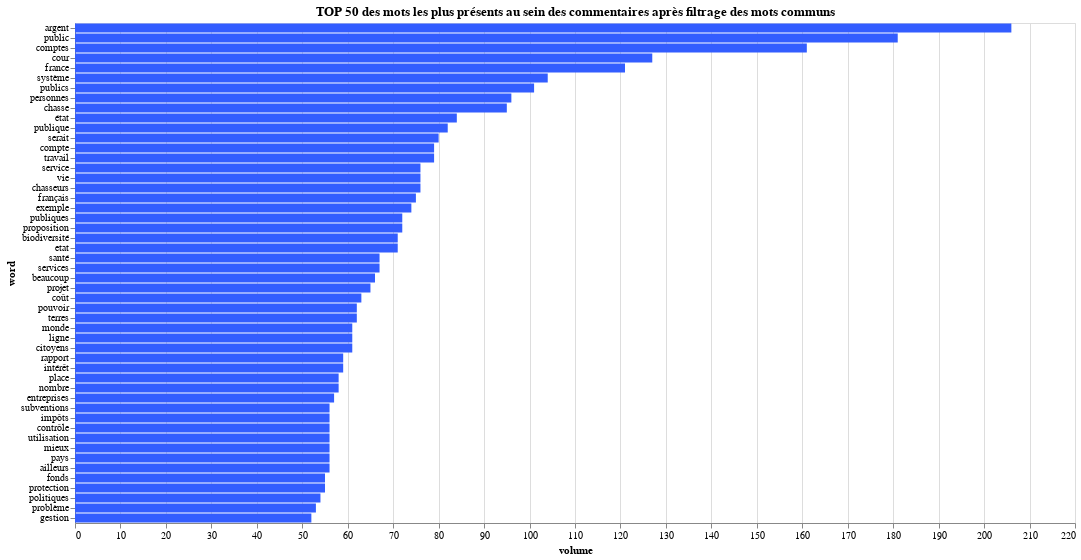

Source (notebook cell):
### Code cell
bars = alt.Chart(df).mark_bar(color = '#335DFF', size = 9).encode(
   alt.X('volume:Q'),
   alt.Y('word', sort = alt.EncodingSortField(field = "comptes", op = "count",
                                            order = 'ascending'))
).properties(height = 500, width = 1000, 
             title = "TOP 50 des mots les plus présents au sein des commentaires après filtrage des mots communs")
bars

### Figure 1 — Vega-Lite specification as saved in the notebook (floating-point values rounded to 4 significant figures)
{"config": {"view": {"continuousWidth": 400, "continuousHeight": 300}}, "data": {"name": "data-5d8aefcac3c142a4735ce21cd5640393"}, "mark": {"type": "bar", "color": "#335DFF", "size": 9}, "encoding": {"x": {"field": "volume", "type": "quantitative"}, "y": {"field": "word", "sort": {"field": "comptes", "op": "count", "order": "ascending"}, "type": "nominal"}}, "height": 500, "title": "TOP 50 des mots les plus présents au sein des commentaires après filtrage des mots communs", "width": 1000, "$schema": "https://vega.github.io/schema/vega-lite/v4.17.0.json", "datasets": {"data-5d8aefcac3c142a4735ce21cd5640393": [{"volume": 206, "word": "argent"}, {"volume": 181, "word": "public"}, {"volume": 161, "word": "comptes"}, {"volume": 127, "word": "cour"}, {"volume": 121, "word": "france"}, {"volume": 104, "word": "système"}, {"volume": 101, "word": "publics"}, {"volume": 96, "word": "personnes"}, {"volume": 95, "word": "chasse"}, {"volume": 84, "word": "état"}, {"volume": 82, "word": "publique"}, {"volume": 80, "word": "serait"}, {"volume": 79, "word": "compte"}, {"volume": 79, "word": "travail"}, {"volume": 76, "word": "service"}, {"volume": 76, "word": "vie"}, {"volume": 76, "word": "chasseurs"}, {"volume": 75, "word": "français"}, {"volume": 74, "word": "exemple"}, {"volume": 72, "word": "publiques"}, {"volume": 72, "word": "proposition"}, {"volume": 71, "word": "biodiversité"}, {"volume": 71, "word": "etat"}, {"volume": 67, "word": "santé"}, {"volume": 67, "word": "services"}, {"volume": 66, "word": "beaucoup"}, {"volume": 65, "word": "projet"}, {"volume": 63, "word": "coût"}, {"volume": 62, "word": "pouvoir"}, {"volume": 62, "word": "terres"}, {"volume": 61, "word": "monde"}, {"volume": 61, "word": "ligne"}, {"volume": 61, "word": "citoyens"}, {"volume": 59, "word": "rapport"}, {"volume": 59, "word": "intérêt"}, {"volume": 58, "word": "place"}, {"volume": 58, "word": "nombre"}, {"volume": 57, "word": "entreprises"}, {"volume": 56, "word": "subventions"}, {"volume": 56, "word": "impôts"}, {"volume": 56, "word": "contrôle"}, {"volume": 56, "word": "utilisation"}, {"volume": 56, "word": "mieux"}, {"volume": 56, "word": "pays"}, {"volume": 56, "word": "ailleurs"}, {"volume": 55, "word": "fonds"}, {"volume": 55, "word": "protection"}, {"volume": 54, "word": "politiques"}, {"volume": 53, "word": "problème"}, {"volume": 52, "word": "gestion"}]}}
